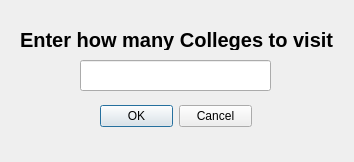
<?xml version="1.0" encoding="UTF-8"?>
<ui version="4.0">
 <class>arizonainput</class>
 <widget class="QDialog" name="arizonainput">
  <property name="geometry">
   <rect>
    <x>0</x>
    <y>0</y>
    <width>354</width>
    <height>162</height>
   </rect>
  </property>
  <property name="windowTitle">
   <string>Dialog</string>
  </property>
  <widget class="QLabel" name="label">
   <property name="geometry">
    <rect>
     <x>20</x>
     <y>30</y>
     <width>321</width>
     <height>20</height>
    </rect>
   </property>
   <property name="font">
    <font>
     <pointsize>15</pointsize>
     <bold>true</bold>
    </font>
   </property>
   <property name="text">
    <string>Enter how many Colleges to visit</string>
   </property>
  </widget>
  <widget class="QLineEdit" name="lineEdit">
   <property name="geometry">
    <rect>
     <x>80</x>
     <y>60</y>
     <width>191</width>
     <height>31</height>
    </rect>
   </property>
  </widget>
  <widget class="QDialogButtonBox" name="buttonBox">
   <property name="geometry">
    <rect>
     <x>100</x>
     <y>100</y>
     <width>152</width>
     <height>32</height>
    </rect>
   </property>
   <property name="cursor">
    <cursorShape>PointingHandCursor</cursorShape>
   </property>
   <property name="standardButtons">
    <set>QDialogButtonBox::Cancel|QDialogButtonBox::Ok</set>
   </property>
  </widget>
 </widget>
 <resources/>
 <connections/>
</ui>
